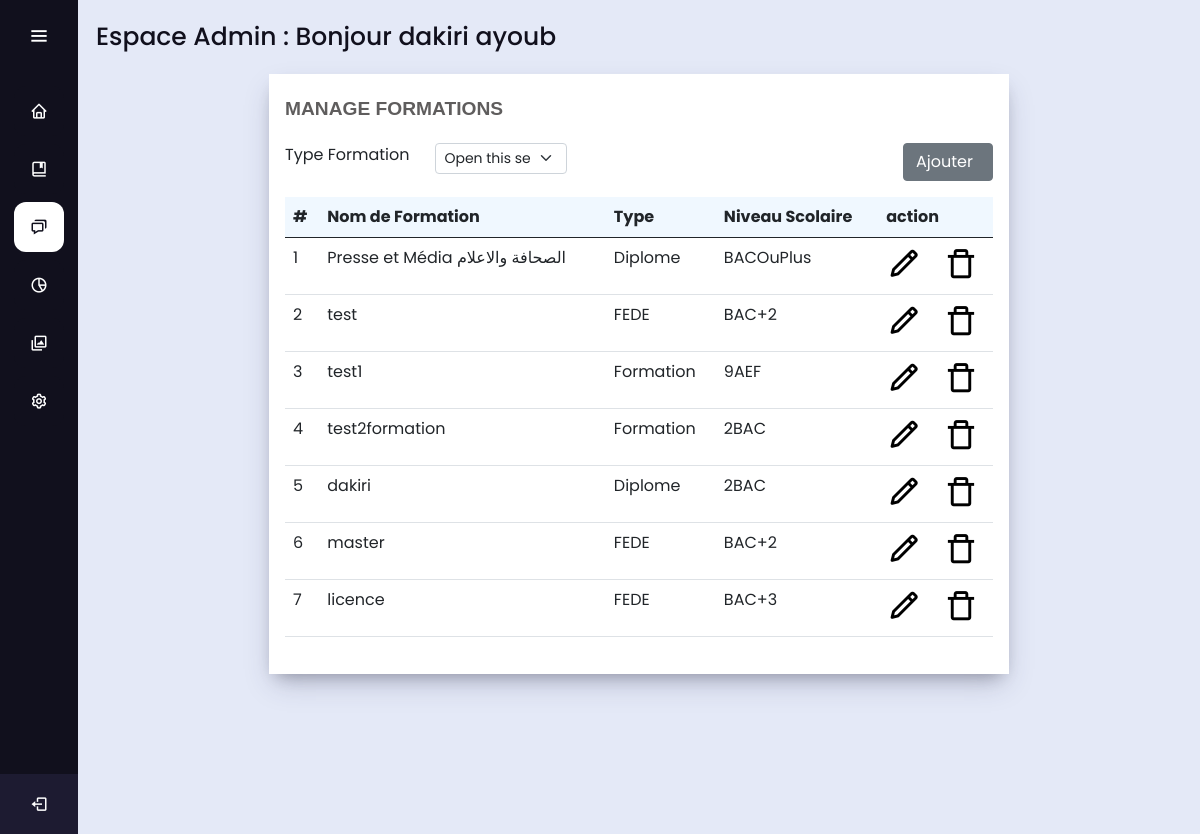
The app's page /Admin/formation.php (signed in) with its own data.
### tables this page shows
CREATE TABLE IF NOT EXISTS `compte` (
  `Id` int(11) NOT NULL AUTO_INCREMENT,
  `Nom` varchar(50) NOT NULL,
  `Prenom` varchar(50) NOT NULL,
  `Email` varchar(50) NOT NULL,
  `UserName` varchar(50) NOT NULL,
  `Password` varchar(50) NOT NULL,
  `Role` varchar(50) NOT NULL DEFAULT 'Admin',
  `code` int(11) NOT NULL,
  PRIMARY KEY (`Id`)
);

CREATE TABLE IF NOT EXISTS `formation` (
  `Id` int(11) NOT NULL AUTO_INCREMENT,
  `Nom` varchar(100) NOT NULL,
  `type` varchar(50) NOT NULL,
  `niveau` varchar(50) NOT NULL,
  PRIMARY KEY (`Id`)
);

### Admin/formation.php (the view, shortened to what this page needs)
<?php
        include('../db/db.php');
        $pdo_statement = $pdo_conn->prepare("select * from compte where Id = ? ");
                $pdo_statement -> bindParam(1,$_SESSION['Id']);
                $pdo_statement->execute();
                $resultPrf = $pdo_statement->fetch();
        $pdo_statement = $pdo_conn->prepare("SELECT * FROM formation");
        $pdo_statement->execute();
        $mesformations = $pdo_statement->fetchAll(PDO::FETCH_ASSOC);
        $TypeFormation = '';
?>
<!DOCTYPE html>
<html lang="en" dir="ltr">
<head>
    <link rel="stylesheet" href="./assets/style.css" />
    <link href="https://unpkg.com/boxicons@2.0.7/css/boxicons.min.css" rel="stylesheet" />
    <link href="https://cdn.jsdelivr.net/npm/bootstrap@5.0.2/dist/css/bootstrap.min.css" rel="stylesheet" />
<link rel="stylesheet" href="../toast/beautyToast.css">
</head>
<body>
    <div class="sidebar">
        <div class="logo-details">
            <i class='bx bx-menu' id="btn"></i>
        </div>
        <ul class="nav-list">
            <li>
                <a href="acceuil.php">
                    <i class='bx bx-home'></i>
                </a>
            </li>
            <li>
                <a href="inscription.php">
                    <i class='bx bx-book-bookmark'></i>
                </a>
            </li>
            <li class="NavSelect">
                <a href="formation.php">
                    <i class='bx bx-chat'></i>
                </a>
            </li>
            <li>
                <a href="modifierNombres.php">
                    <i class='bx bx-pie-chart-alt-2'></i>
                </a>
            </li>
            <li>
                <a href="gererimages.php">
                    <i class='bx bx-images'></i>
                </a>
            </li>
            <li>
                <a href="modifierProfile.php">
                    <i class='bx bx-cog'></i>
                </a>
            </li>
            <li class="profile">
                <div class="profile-details">
                    <div class="name_job">
                        <div class="name"><?php echo  $resultPrf['Nom'].' '.$resultPrf['Prenom'];  ?></div>
                        <div class="job"><?php echo $_SESSION["Role"] ?></div>
                    </div>
                </div>
                <a href="seDeconnecter.php">
                    <i class='bx bx-log-out' id="log_out"></i>
                </a>
            </li>
        </ul>
    </div>
    <section class="home-section">
    <div class="text">Espace <?php echo $_SESSION["Role"]." : Bonjour ". $resultPrf['Nom'].' '.$resultPrf['Prenom']; ?> </div>
        <div class="row">
            <div class="col-md-2"></div>
            <div class="col-md-8 chit-chat-layer1-left">
                <div class="work-progres">
                    <div class="chit-chat-heading">Manage Formations</div>
                    <div class="filtrage">
                        <div class="select">
                            <label for="select"> Type Formation</label>
                            <form action="" class="form-test" method="post">
                                <select name="FilterType" onchange="this.form.submit()" class="form-select form-select-sm" aria-label=".form-select-lg example">
                                    <option value="" disabled selected <?php if ($TypeFormation == '') {
                                                                            echo 'selected';
                                                                        } ?>>Open this select menu</option>
                                </select>
                            </form>
                        </div>
                        <button type="button" class="btn btn-secondary" style="margin-left: 21em;" data-bs-toggle="modal" data-bs-target="#mymodal">
                            Ajouter <i class="fa-solid fa-user-plus" style="color: #ffffff; margin-left: 7px;"></i> </button>
                    </div>
                    <div class="table-responsive">
                        <table class="table table-hover">
                            <thead>
                                <tr>
                                    <th>#</th>
                                    <th>Nom de Formation </th>
                                    <th>Type</th>
                                    <th>Niveau Scolaire</th>
                                    <th colspan="2">action</th>
                                </tr>
                            </thead>
                            <tbody>
                                <?php
                                $parID = 1;
                                foreach ($mesformations as $formation) {
                                ?>
                                    <tr>
                                        <td><?= $parID ?></td>
                                        <td><?= $formation['Nom'] ?></td>
                                        <td><?= $formation['type'] ?></td>
                                        <td><?= $formation['niveau'] ?></td>
                                        <td>
                                            <button class="btn-actions" data-bs-toggle="modal" data-bs-target="#staticBackdrop" data-id="<?= $formation['Id']; ?>"> <i class='bx bx-pencil'></i></button>
                                        </td>
                                        <td>
                                            <button class="btn-actions  delete-intern" name="delete" data-id="<?= $formation['Id']; ?>"><i class='bx bx-trash-alt'></i></button>
                                        </td>
                                    </tr>
                                <?php
                                    $parID = $parID + 1;
                                }
                                ?>
                            </tbody>
                        </table>
                    </div>
                </div>
            </div>
            <div class="col-md-2"></div>
        </div>
    </section>
</body>
</html>

### Admin/assets/style.css (style rules this page uses)
* { margin: 0; padding: 0; box-sizing: border-box; font-family: "Poppins" , sans-serif; }
.sidebar { position: fixed; left: 0; top: 0; height: 100%; width: 78px; background: #11101D; padding: 6px 14px; z-index: 99; transition: all 0.5s ease; }
.sidebar .logo-details { height: 60px; display: flex; align-items: center; position: relative; }
.sidebar .logo-details #btn { position: absolute; top: 50%; right: 0; transform: translateY(-50%); font-size: 22px; transition: all 0.4s ease; font-size: 23px; text-align: center; cursor: pointer; transition: all 0.5s ease; }
.sidebar i { color: #fff; height: 60px; min-width: 50px; font-size: 28px; text-align: center; line-height: 60px; }
.sidebar .nav-list { margin-top: 20px; height: 100%; padding-left: 0px !important; }
.sidebar li { position: relative; margin: 8px 0; list-style: none; }
.sidebar li a { display: flex; height: 100%; width: 100%; border-radius: 12px; align-items: center; text-decoration: none; transition: all 0.4s ease; background: #11101D; }
.sidebar li i { height: 50px; line-height: 50px; font-size: 18px; border-radius: 12px; }
.sidebar li.profile { position: fixed; height: 60px; width: 78px; left: 0; bottom: -8px; padding: 10px 14px; background: #1d1b31; transition: all 0.5s ease; overflow: hidden; }
.sidebar li .profile-details { display: flex; align-items: center; flex-wrap: nowrap; }
.sidebar li.profile .name, .sidebar li.profile .job { font-size: 15px; font-weight: 400; color: #fff; white-space: nowrap; }
.sidebar li.profile .job { font-size: 12px; }
.sidebar .profile #log_out { position: absolute; top: 50%; right: 0; transform: translateY(-50%); background: #1d1b31; width: 100%; height: 60px; line-height: 60px; border-radius: 0px; transition: all 0.5s ease; }
.home-section { position: relative; background: #E4E9F7; min-height: 100vh; top: 0; left: 78px; width: calc(100% - 78px); transition: all 0.5s ease; z-index: 2; overflow-x: hidden; }
.home-section .text { display: inline-block; color: #11101d; font-size: 25px; font-weight: 500; margin: 18px }
.sidebar .NavSelect a .links_name, .sidebar .NavSelect a i { transition: all 0.5s ease; color: #11101D; }
.sidebar .NavSelect a { background: #FFF; }
.chit-chat-layer1-left { padding: 0em 0.5em 0em 0em; }
.work-progres { box-shadow: rgba(50, 50, 93, 0.25) 0px 13px 27px -5px, rgba(0, 0, 0, 0.3) 0px 8px 16px -8px; padding: 1.34em 1em; background: #fff; margin-bottom: 10em; }
.chit-chat-heading { font-size: 1.2em; font-weight: 700; color: #5F5D5D; text-transform: uppercase; font-family: 'Carrois Gothic', sans-serif; margin-bottom: 1em; }
.table-responsive table { border-radius: 0.25rem; }
.table-responsive table thead th { background-color: aliceblue; }
.work-progres .filtrage { display: flex; margin-bottom: 1em; }
.work-progres .filtrage .select { display: flex; width: fit-content; }
.work-progres .filtrage .select label { width: 11em; }
.form-select { width: 58% !important; }
.table-responsive .btn-actions { border: none; background-color: transparent; transition: 700ms; }
.table-responsive .btn-actions i { font-size: 35px; transition: 700ms; }
.work-progres .filtrage .select label { width: 14.5em !important; }
.form-select-sm { width: 100% !important; }

### toast/beautyToast.css (style rules this page uses)
:root { --beautyToast-font: 'Quicksand', sans-serif; --beautyToast-regular: 400; --beautyToast-bold: 700; --beautyToast-body: 14px; --beautyToast-title: 16px; --beautyToast-image: 31px; --beautyToast-success-color: #68D84C; --beautyToast-error-color: #D84C4C; --beautyToast-info-color: #4CA5D8; --beautyToast-warning-color: #D8D24C; --beautyToast-bg-color: #FDFDFD; --beautyToast-text-color: #4E4E4E; --beautyToast-progress-color: #D3D6D2; --beautyToast-close-color: #121212; }
* { margin: 0; padding: 0; }
button { background-color: transparent; border: none; }

### records on screen
compte: Nom "dakiri", Prenom "ayoub"
formation: Nom "Presse et Média الصحافة والاعلام", type "Diplome", niveau "BACOuPlus"
formation: Nom "test", type "FEDE", niveau "BAC+2"
formation: Nom "test1", type "Formation", niveau "9AEF"
formation: Nom "test2formation", type "Formation", niveau "2BAC"
formation: Nom "dakiri", type "Diplome", niveau "2BAC"
formation: Nom "master", type "FEDE", niveau "BAC+2"
formation: Nom "licence", type "FEDE", niveau "BAC+3"

### other values on screen
$_SESSION["Role"] "Admin"
